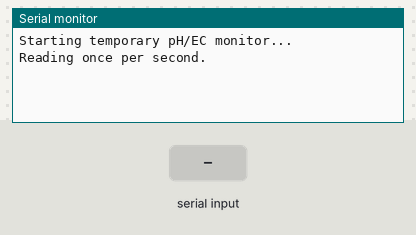
Recording of a sketch running on a simulated Arduino Mega 2560, built with avr-gcc and run on an emulated ATmega2560. On the bench: the last lines printed to the serial monitor. The test bench sets the inputs (shaded band).

Above: at 3.2 s.
3.3 s: "*OK\n" received over the second serial link
At 6.0 s:
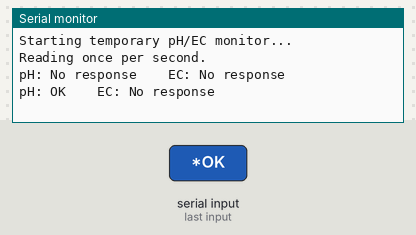
6.3 s: "1\n" received over the second serial link
At 9.0 s:
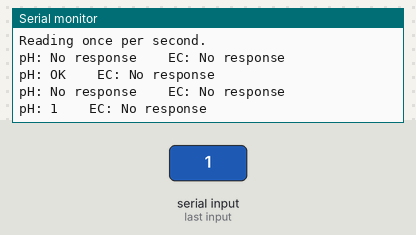
9.3 s: "OK\n" received over the second serial link
At 11.7 s:
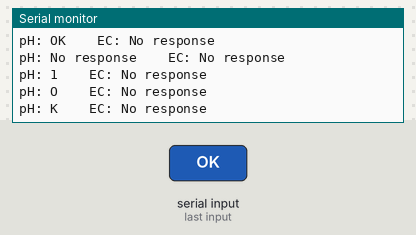

The sketch:

control_pH_EC_test.ino
```cpp
/*
  Temporary pH + EC monitor
  For Arduino Mega 2560

  Assumes Atlas sensors are wired the same as your other program:
    pH sensor -> Serial1
    EC sensor -> Serial2

  On the PC side, open COM3 in Serial Monitor / Serial Plotter / any serial terminal.
*/

String phReading = "N/A";
String ecReading = "N/A";

void setup() {
  // USB serial to PC
  Serial.begin(115200);

  // Atlas EZO sensors in UART mode
  Serial1.begin(9600);   // pH
  Serial2.begin(9600);   // EC

  delay(2000);

  // Clear anything sitting in buffers
  clearBuffer(Serial1);
  clearBuffer(Serial2);

  Serial.println("Starting temporary pH/EC monitor...");
  Serial.println("Reading once per second.");
  Serial.println();
}

void loop() {
  // Ask both sensors for a reading at the same time
  sendCommand(Serial1, "R");
  sendCommand(Serial2, "R");

  // Wait long enough for both sensors to finish
  delay(1000);

  // Read responses
  phReading = readAtlasResponse(Serial1);
  ecReading = readAtlasResponse(Serial2);

  // Print to USB serial (this is what you see on COM3)
  Serial.print("pH: ");
  Serial.print(phReading);
  Serial.print("    EC: ");
  Serial.println(ecReading);

  // Small extra delay so output stays close to once per second visually
  delay(50);
}

void sendCommand(HardwareSerial &sensorPort, const char *cmd) {
  sensorPort.print(cmd);
  sensorPort.print('\r');
}

String readAtlasResponse(HardwareSerial &sensorPort) {
  String response = "";

  unsigned long start = millis();
  while (millis() - start < 300) {
    while (sensorPort.available()) {
      char c = sensorPort.read();

      // Atlas UART responses end with carriage return
      if (c == '\r' || c == '\n') {
        if (response.length() > 0) {
          response.trim();

          // Common Atlas response codes:
          // "*OK" or "OK" for success messages
          // readings are returned as numeric strings
          if (response == "*OK" || response == "OK") {
            return "OK";
          }

          return response;
        }
      } else {
        response += c;
      }
    }
  }

  response.trim();

  if (response.length() == 0) {
    return "No response";
  }

  return response;
}

void clearBuffer(HardwareSerial &sensorPort) {
  while (sensorPort.available()) {
    sensorPort.read();
  }
}
```

Measured:
- after the input at 3.3 s, the serial monitor: prints a new line after 1.7 s (image 1)
- after the input at 6.3 s, the serial monitor: prints a new line after 1.7 s (image 2)
- after the input at 9.3 s, the serial monitor: prints a new line after 0.30 s (image 3)
